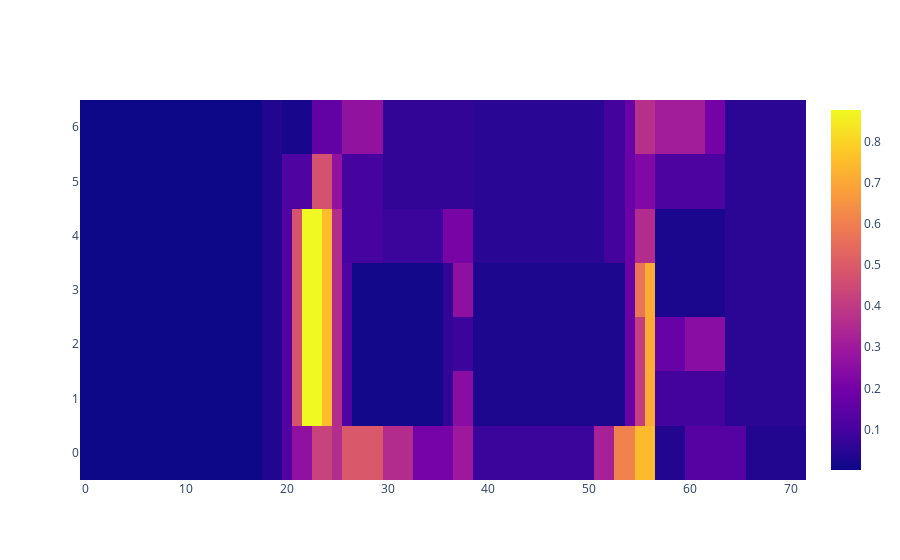

The notebook cell saved with this chart:
### Code cell
from sklearn.tree import DecisionTreeRegressor
from sklearn.model_selection import train_test_split

from sklearn import tree
reg_x = []
reg_y = []
for dis in data["Range"]:
    reg_x.append(dis["coor"])
    reg_y.append([dis["distribution"][1] / (dis["distribution"][0] + dis["distribution"][1])])

X_train, X_test, y_train, y_test = train_test_split(
    reg_x, reg_y, test_size=0.33, random_state=42)

clf = DecisionTreeRegressor()
path = clf.cost_complexity_pruning_path(X_train, y_train)

regressor = DecisionTreeRegressor(ccp_alpha=20e-6)

regressor.fit(reg_x, reg_y)

on_rate_group = np.full(ctx_info.get_ctx_space_shape(), 0.)
for i in range(ctx_info.get_ctx_space_shape()[0]):
    for j in range(ctx_info.get_ctx_space_shape()[1]):
        on_rate_group[i,j] = regressor.predict([[i,j]])

fig = go.Figure(data=go.Heatmap(z=np.transpose(on_rate_group)))
fig.show()

### Figure 1 — Plotly figure (JSON) as saved in the notebook; plotly's stock layout.template omitted (floating-point values rounded to 4 significant figures; data arrays with more than 128 entries replaced by an {"elided": "..."} marker saying what was removed)
{"data": [{"type": "heatmap", "z": {"elided": "7x72 float values"}}], "layout": {}}
